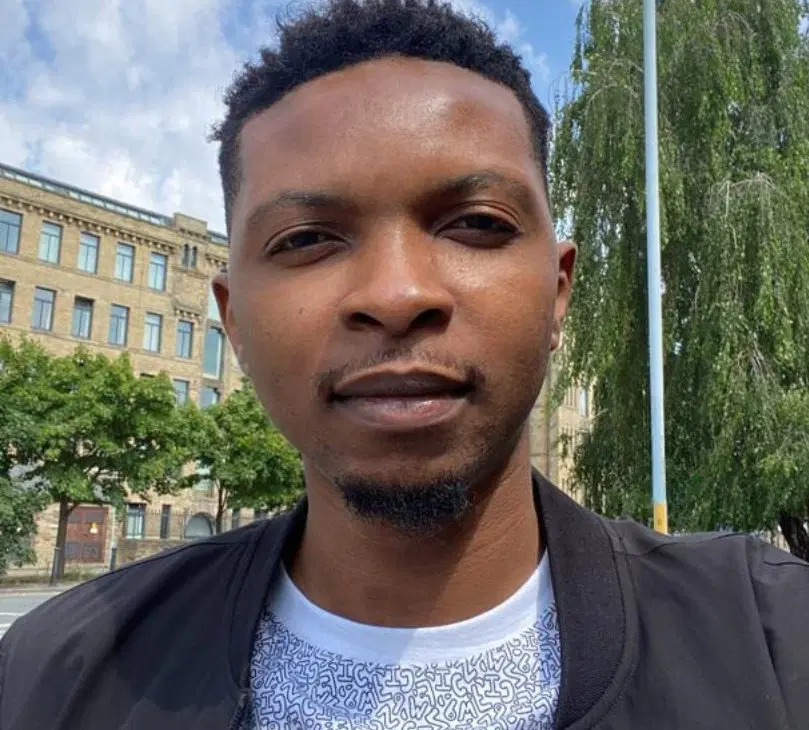
#> input picture inputimg.webp, 809 x 730 px, found by its file name
$ python edge_detection_20241019194727.py   (older library calls are emulated)
#> lines starting #> are read from the running program, lines starting #| are printed output that depends on the picture
import cv2
import numpy as np
import matplotlib.pyplot as plt

# Read the image in grayscale
image = cv2.imread('inputimg.webp', cv2.IMREAD_GRAYSCALE)
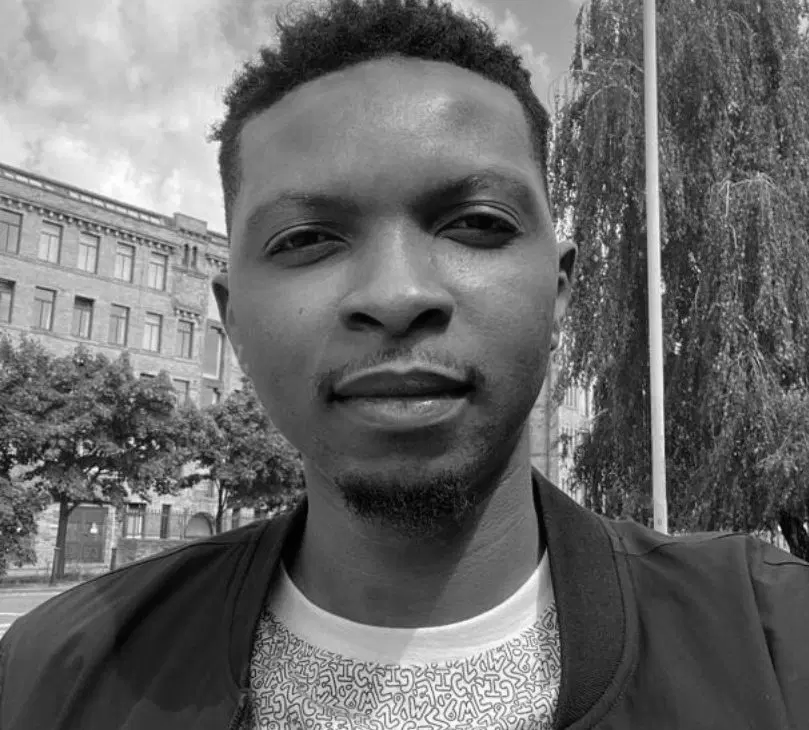
#> image: shape (730, 809); min 0, max 255, mean 106.1

# Check if the image was successfully loaded
if image is None:
    print("Error: Could not read image.")
    exit()

# Apply Sobel filter on the X axis
sobelx = cv2.Sobel(src=image, ddepth=cv2.CV_64F, dx=1, dy=0, ksize=5)

# Apply Sobel filter on the Y axis
sobely = cv2.Sobel(src=image, ddepth=cv2.CV_64F, dx=0, dy=1, ksize=5)
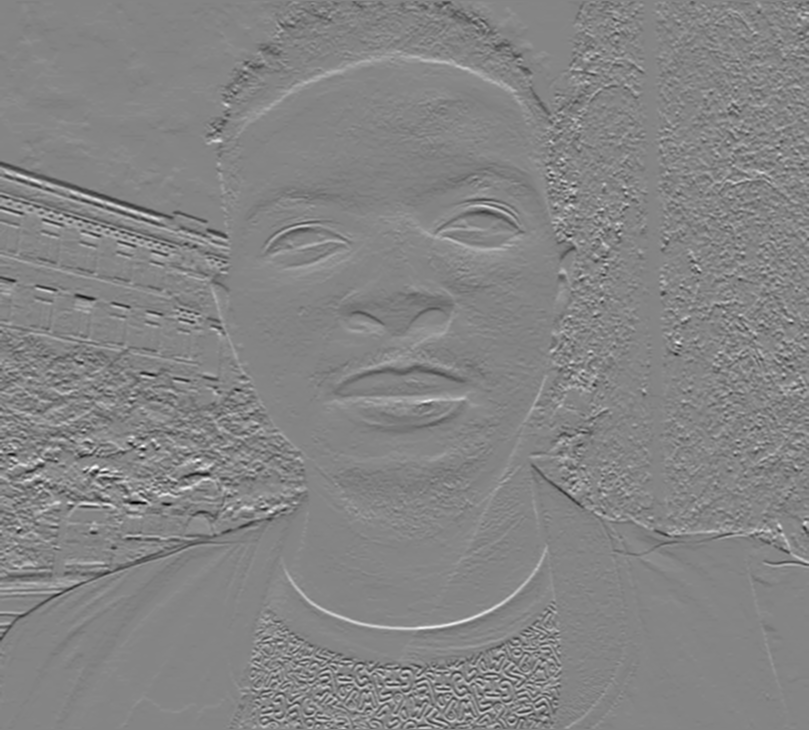
#> sobely: shape (730, 809) float64; min -8106, max 7452, mean -9.6; drawn with min black and max white

# Combine the Sobel X and Y images using magnitude
sobel_combined = cv2.magnitude(sobelx, sobely)
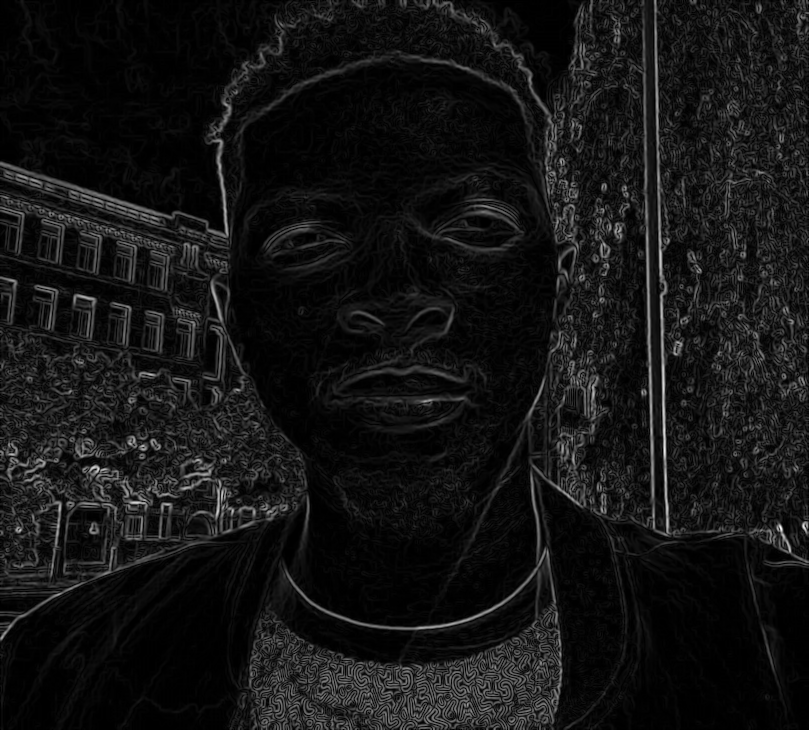
#> sobel_combined: shape (730, 809) float64; min 0, max 9794, mean 792.6; drawn with min black and max white

# Apply Canny edge detector
edges = cv2.Canny(image=image, threshold1=100, threshold2=200)
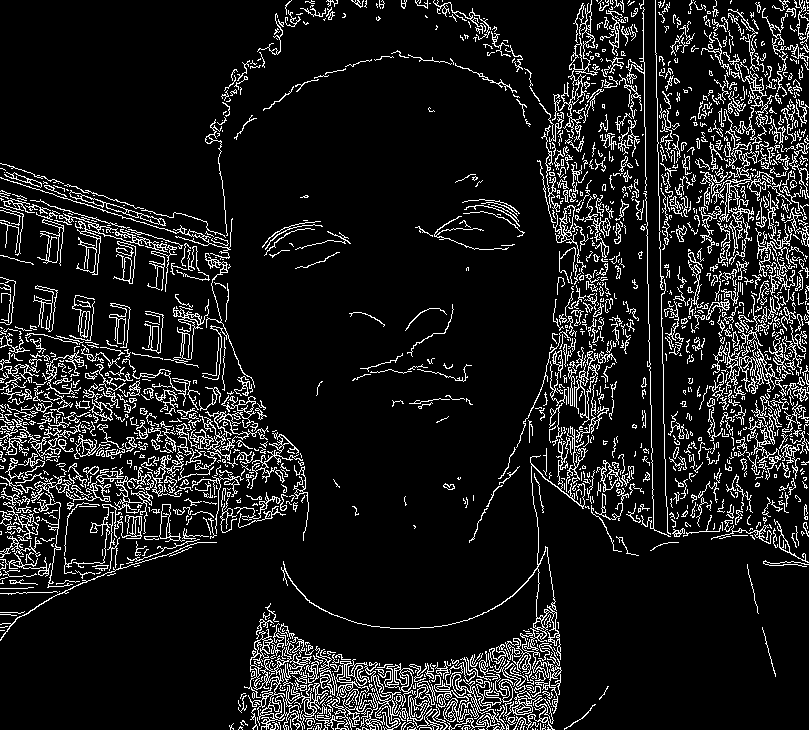
#> edges: shape (730, 809); 10.9% white in thin lines or dots


# List of titles and images
titles = ['Original Image', 'Sobel X', 'Sobel Y', 'Sobel Combined', 'Canny Edges']
images = [image, sobelx, sobely, sobel_combined, edges]

# Set up the matplotlib figure
plt.figure(figsize=(10, 7))

# Loop through images and display them
for i in range(len(images)):
    plt.subplot(2, 3, i+1)
    plt.imshow(images[i], cmap='gray')
    plt.title(titles[i])
    plt.axis('off')
#> this loop made 5 passes

# Adjust layout and display the plot
plt.tight_layout()
plt.show()


# Save the images
cv2.imwrite('output_sobelx.jpg', sobelx)
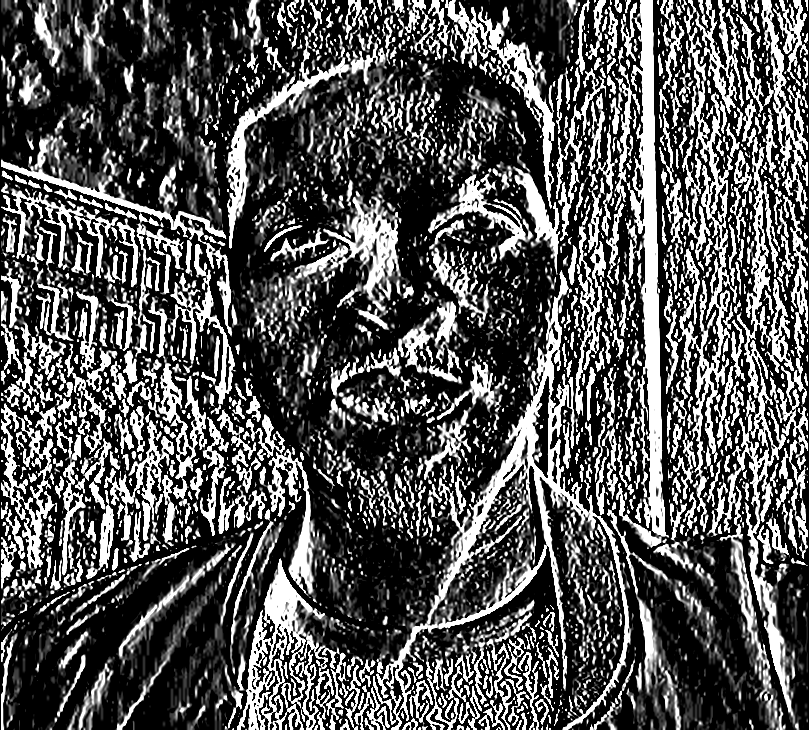
#> saved as output_sobelx.jpg: shape (730, 809); min 0, max 255, mean 85.6
cv2.imwrite('output_sobely.jpg', sobely)
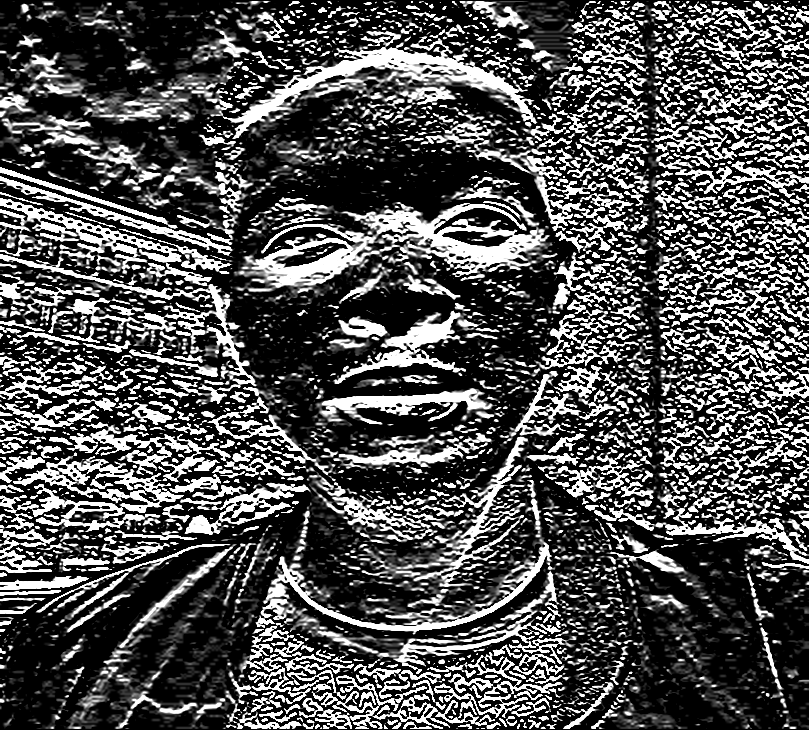
#> saved as output_sobely.jpg: shape (730, 809); min 0, max 255, mean 81.1
cv2.imwrite('output_sobel_combined.jpg', sobel_combined)
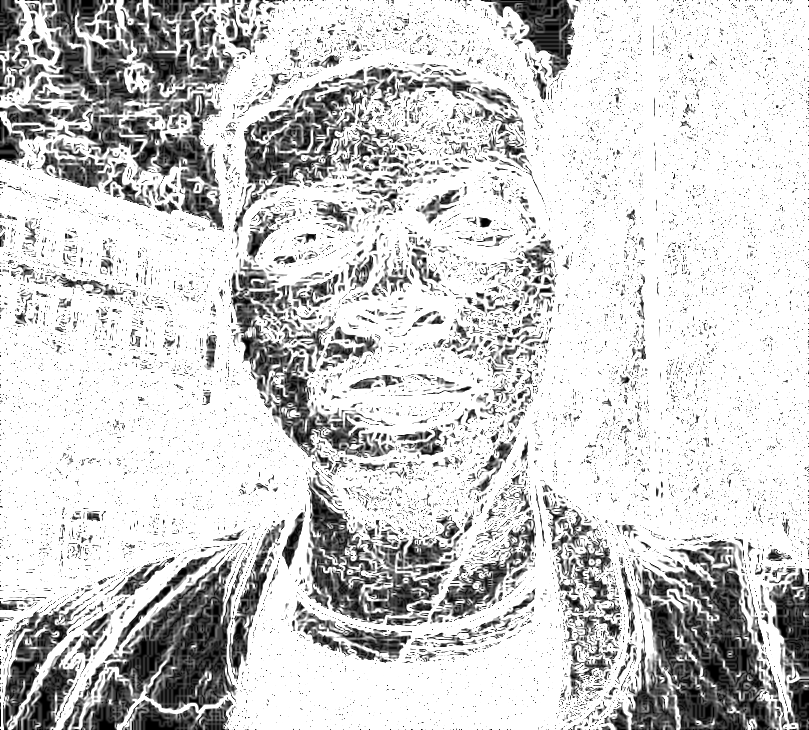
#> saved as output_sobel_combined.jpg: shape (730, 809); min 0, max 255, mean 205.5
cv2.imwrite('output_canny_edges.jpg', edges)
